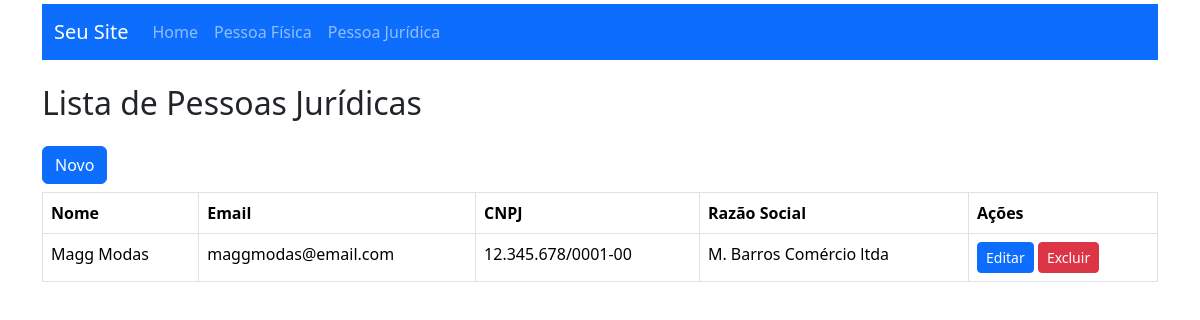
Screenshot of /main/pessoa_juridica/lista/ with the database file from the repository.
### main/models.py (models this page shows)
class Pessoa(models.Model):
    nome = models.CharField(max_length=100, null=False)
    email = models.EmailField(max_length=100, null=False)
    class Meta:
        abstract = True

class PessoaJuridica(Pessoa):
    cnpj = models.CharField(max_length=18, unique=True)
    razao_social = models.CharField(max_length=200)

### main/views.py (the view)
# urls.py: path('pessoa_juridica/lista/', views.listaPessoaJuridica, name='lista_pessoa_juridica'),
def listaPessoaJuridica(request):
    listaPJ = PessoaJuridica.objects.all()
    return render(request, 'pj_list.html', {'listapessoajuridica': listaPJ})

### main/templates/pj_list.html
{% extends 'base.html' %}
{% block content %}
  <div class="container mt-4">
    <h2>Lista de Pessoas Jurídicas</h2>
    <div class="mt-4 mb-2">
      <a class="btn btn-primary" href="{% url 'novo_pessoa_juridica' %}">Novo</a>
    </div>
    <table class="table table-bordered">
      <thead>
        <tr>
          <th>Nome</th>
          <th>Email</th>
          <th>CNPJ</th>
          <th>Razão Social</th>
          <th>Ações</th>
        </tr>
      </thead>
      <tbody>
        {% for pessoa_juridica in listapessoajuridica %}
          <tr>
            <td>{{ pessoa_juridica.nome }}</td>
            <td>{{ pessoa_juridica.email }}</td>
            <td>{{ pessoa_juridica.cnpj }}</td>
            <td>{{ pessoa_juridica.razao_social }}</td>
            <td>
              <a href="{% url 'update_pessoa_juridica' id=pessoa_juridica.id %}" class="btn btn-primary btn-sm">Editar</a>
              <a href="{% url 'delete_pessoa_juridica' id=pessoa_juridica.id %}" class="btn btn-danger btn-sm">Excluir</a>
            </td>
          </tr>
        {% endfor %}
      </tbody>
    </table>
  </div>
{% endblock %}

### rows the page displays
PessoaJuridica: nome "Magg Modas", email "maggmodas@email.com", cnpj "12.345.678/0001-00", razao_social "M. Barros Comércio ltda"
